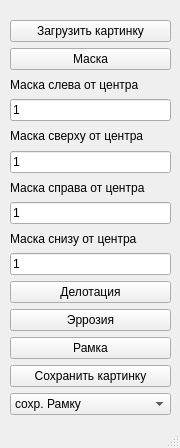
<?xml version="1.0" encoding="UTF-8"?>
<ui version="4.0">
 <class>MainWindow</class>
 <widget class="QMainWindow" name="MainWindow">
  <property name="geometry">
   <rect>
    <x>0</x>
    <y>0</y>
    <width>180</width>
    <height>448</height>
   </rect>
  </property>
  <property name="windowTitle">
   <string>MainWindow</string>
  </property>
  <widget class="QWidget" name="centralwidget">
   <widget class="QWidget" name="layoutWidget">
    <property name="geometry">
     <rect>
      <x>10</x>
      <y>20</y>
      <width>161</width>
      <height>395</height>
     </rect>
    </property>
    <layout class="QVBoxLayout" name="verticalLayout">
     <item>
      <widget class="QPushButton" name="btnLoad">
       <property name="text">
        <string>Загрузить картинку</string>
       </property>
      </widget>
     </item>
     <item>
      <widget class="QPushButton" name="btnMask">
       <property name="text">
        <string>Маска</string>
       </property>
      </widget>
     </item>
     <item>
      <widget class="QLabel" name="label_2">
       <property name="text">
        <string>Маска слева от центра</string>
       </property>
      </widget>
     </item>
     <item>
      <widget class="QLineEdit" name="lineEdit">
       <property name="text">
        <string>1</string>
       </property>
      </widget>
     </item>
     <item>
      <widget class="QLabel" name="label_3">
       <property name="text">
        <string>Маска сверху от центра</string>
       </property>
      </widget>
     </item>
     <item>
      <widget class="QLineEdit" name="lineEdit_2">
       <property name="text">
        <string>1</string>
       </property>
      </widget>
     </item>
     <item>
      <widget class="QLabel" name="label_4">
       <property name="text">
        <string>Маска справа от центра</string>
       </property>
      </widget>
     </item>
     <item>
      <widget class="QLineEdit" name="lineEdit_3">
       <property name="text">
        <string>1</string>
       </property>
      </widget>
     </item>
     <item>
      <widget class="QLabel" name="label_5">
       <property name="text">
        <string>Маска снизу от центра</string>
       </property>
      </widget>
     </item>
     <item>
      <widget class="QLineEdit" name="lineEdit_4">
       <property name="text">
        <string>1</string>
       </property>
      </widget>
     </item>
     <item>
      <widget class="QPushButton" name="btndelotation">
       <property name="text">
        <string>Делотация</string>
       </property>
      </widget>
     </item>
     <item>
      <widget class="QPushButton" name="btnArrozion">
       <property name="text">
        <string>Эррозия</string>
       </property>
      </widget>
     </item>
     <item>
      <widget class="QPushButton" name="btnFrame">
       <property name="text">
        <string>Рамка</string>
       </property>
      </widget>
     </item>
     <item>
      <widget class="QPushButton" name="btnSave">
       <property name="text">
        <string>Сохранить картинку</string>
       </property>
      </widget>
     </item>
     <item>
      <widget class="QComboBox" name="combo">
       <item>
        <property name="text">
         <string>сохр. Рамку</string>
        </property>
       </item>
       <item>
        <property name="text">
         <string>сохр. Эррозию</string>
        </property>
       </item>
       <item>
        <property name="text">
         <string>сохр. Делотация</string>
        </property>
       </item>
      </widget>
     </item>
    </layout>
   </widget>
  </widget>
  <widget class="QMenuBar" name="menubar">
   <property name="geometry">
    <rect>
     <x>0</x>
     <y>0</y>
     <width>180</width>
     <height>21</height>
    </rect>
   </property>
  </widget>
  <widget class="QStatusBar" name="statusbar"/>
 </widget>
 <resources/>
 <connections/>
</ui>
